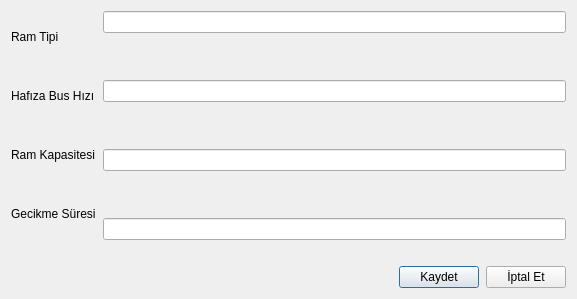
<?xml version="1.0" encoding="UTF-8"?>
<ui version="4.0">
 <class>TKNRamPencere</class>
 <widget class="QDialog" name="TKNRamPencere">
  <property name="geometry">
   <rect>
    <x>0</x>
    <y>0</y>
    <width>577</width>
    <height>299</height>
   </rect>
  </property>
  <property name="maximumSize">
   <size>
    <width>600</width>
    <height>350</height>
   </size>
  </property>
  <property name="windowTitle">
   <string>Dialog</string>
  </property>
  <layout class="QVBoxLayout" name="verticalLayout_3">
   <property name="spacing">
    <number>7</number>
   </property>
   <item>
    <layout class="QHBoxLayout" name="horizontalLayout">
     <property name="spacing">
      <number>7</number>
     </property>
     <item>
      <layout class="QVBoxLayout" name="verticalLayout_2">
       <item>
        <widget class="QLabel" name="label">
         <property name="text">
          <string>Ram Tipi</string>
         </property>
        </widget>
       </item>
       <item>
        <widget class="QLabel" name="label_2">
         <property name="text">
          <string>Hafıza Bus Hızı</string>
         </property>
        </widget>
       </item>
       <item>
        <widget class="QLabel" name="label_3">
         <property name="text">
          <string>Ram Kapasitesi</string>
         </property>
        </widget>
       </item>
       <item>
        <widget class="QLabel" name="label_4">
         <property name="text">
          <string>Gecikme Süresi</string>
         </property>
        </widget>
       </item>
      </layout>
     </item>
     <item>
      <layout class="QVBoxLayout" name="verticalLayout">
       <property name="spacing">
        <number>47</number>
       </property>
       <item>
        <widget class="QLineEdit" name="lineEdit"/>
       </item>
       <item>
        <widget class="QLineEdit" name="lineEdit_2"/>
       </item>
       <item>
        <widget class="QLineEdit" name="lineEdit_3"/>
       </item>
       <item>
        <widget class="QLineEdit" name="lineEdit_4"/>
       </item>
      </layout>
     </item>
    </layout>
   </item>
   <item>
    <spacer name="verticalSpacer">
     <property name="orientation">
      <enum>Qt::Vertical</enum>
     </property>
     <property name="sizeHint" stdset="0">
      <size>
       <width>20</width>
       <height>40</height>
      </size>
     </property>
    </spacer>
   </item>
   <item>
    <layout class="QHBoxLayout" name="horizontalLayout_2">
     <item>
      <spacer name="horizontalSpacer">
       <property name="orientation">
        <enum>Qt::Horizontal</enum>
       </property>
       <property name="sizeHint" stdset="0">
        <size>
         <width>40</width>
         <height>20</height>
        </size>
       </property>
      </spacer>
     </item>
     <item>
      <widget class="QPushButton" name="pushButton_2">
       <property name="text">
        <string>Kaydet</string>
       </property>
      </widget>
     </item>
     <item>
      <widget class="QPushButton" name="pushButton">
       <property name="text">
        <string>İptal Et</string>
       </property>
      </widget>
     </item>
    </layout>
   </item>
  </layout>
 </widget>
 <resources/>
 <connections/>
</ui>
